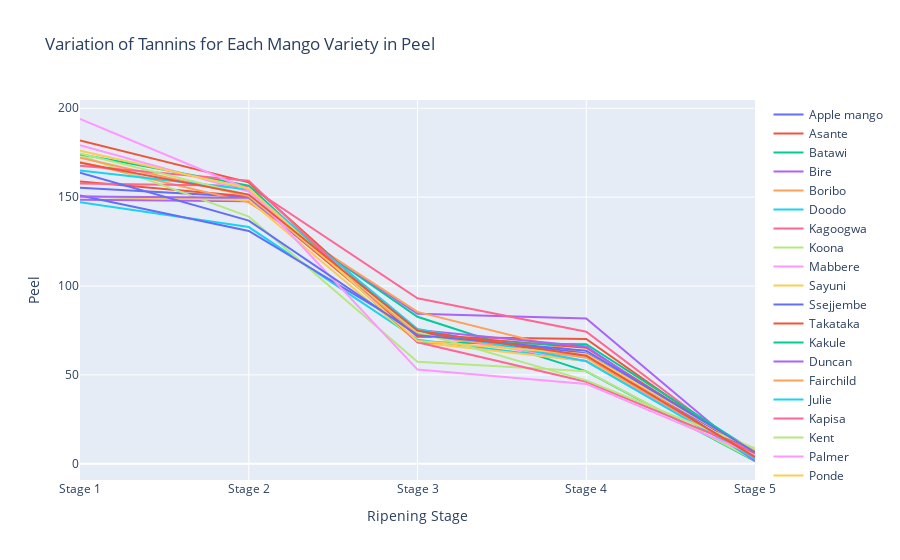

Notebook code for this chart:
### Code cell
# Create traces for each mango variety
traces = []
for variety in data['Mango variety'].unique():
    subset = data[data['Mango variety'] == variety]
    trace = go.Scatter(x=subset['Ripening stage'], y=subset['Peel'], mode='lines', name=variety)
    traces.append(trace)

# Create layout
layout = go.Layout(title='Variation of Tannins for Each Mango Variety in Peel',
                   xaxis=dict(title='Ripening Stage'),
                   yaxis=dict(title='Peel'))

# Create figure
fig = go.Figure(data=traces, layout=layout)

# Plot figure
pio.show(fig)

### Figure 1 — Plotly figure (JSON) as saved in the notebook; plotly's stock layout.template omitted (floating-point values rounded to 4 significant figures)
{"data": [{"mode": "lines", "name": "Apple mango", "type": "scatter", "x": ["Stage 1", "Stage 2", "Stage 3", "Stage 4", "Stage 5"], "y": [155.3, 150.1, 73.19, 60.73, 2.82]}, {"mode": "lines", "name": "Asante", "type": "scatter", "x": ["Stage 1", "Stage 2", "Stage 3", "Stage 4", "Stage 5"], "y": [158.8, 150.4, 71.46, 70.23, 3.58]}, {"mode": "lines", "name": "Batawi", "type": "scatter", "x": ["Stage 1", "Stage 2", "Stage 3", "Stage 4", "Stage 5"], "y": [150.4, 148.5, 82.73, 52.02, 1.59]}, {"mode": "lines", "name": "Bire", "type": "scatter", "x": ["Stage 1", "Stage 2", "Stage 3", "Stage 4", "Stage 5"], "y": [148.5, 147.6, 84.37, 81.77, 1.89]}, {"mode": "lines", "name": "Boribo", "type": "scatter", "x": ["Stage 1", "Stage 2", "Stage 3", "Stage 4", "Stage 5"], "y": [169.8, 147.1, 85.46, 61.77, 2.6]}, {"mode": "lines", "name": "Doodo", "type": "scatter", "x": ["Stage 1", "Stage 2", "Stage 3", "Stage 4", "Stage 5"], "y": [147.2, 133.2, 69.84, 57.89, 3.83]}, {"mode": "lines", "name": "Kagoogwa", "type": "scatter", "x": ["Stage 1", "Stage 2", "Stage 3", "Stage 4", "Stage 5"], "y": [157.6, 156.2, 93.12, 74.32, 2.76]}, {"mode": "lines", "name": "Koona", "type": "scatter", "x": ["Stage 1", "Stage 2", "Stage 3", "Stage 4", "Stage 5"], "y": [173.6, 139.0, 57.47, 52.08, 1.99]}, {"mode": "lines", "name": "Mabbere", "type": "scatter", "x": ["Stage 1", "Stage 2", "Stage 3", "Stage 4", "Stage 5"], "y": [179.3, 153.1, 73.19, 57.92, 3.56]}, {"mode": "lines", "name": "Sayuni", "type": "scatter", "x": ["Stage 1", "Stage 2", "Stage 3", "Stage 4", "Stage 5"], "y": [150.3, 148.4, 68.33, 57.79, 7.81]}, {"mode": "lines", "name": "Ssejjembe", "type": "scatter", "x": ["Stage 1", "Stage 2", "Stage 3", "Stage 4", "Stage 5"], "y": [150.9, 131.0, 73.96, 62.13, 5.69]}, {"mode": "lines", "name": "Takataka", "type": "scatter", "x": ["Stage 1", "Stage 2", "Stage 3", "Stage 4", "Stage 5"], "y": [181.9, 158.3, 72.99, 65.32, 5.46]}, {"mode": "lines", "name": "Kakule", "type": "scatter", "x": ["Stage 1", "Stage 2", "Stage 3", "Stage 4", "Stage 5"], "y": [174.2, 156.5, 68.44, 67.3, 6.62]}, {"mode": "lines", "name": "Duncan", "type": "scatter", "x": ["Stage 1", "Stage 2", "Stage 3", "Stage 4", "Stage 5"], "y": [150.4, 149.6, 75.31, 66.02, 1.67]}, {"mode": "lines", "name": "Fairchild", "type": "scatter", "x": ["Stage 1", "Stage 2", "Stage 3", "Stage 4", "Stage 5"], "y": [172.2, 150.6, 72.86, 59.72, 3.5]}, {"mode": "lines", "name": "Julie", "type": "scatter", "x": ["Stage 1", "Stage 2", "Stage 3", "Stage 4", "Stage 5"], "y": [165.0, 154.2, 75.79, 57.67, 2.77]}, {"mode": "lines", "name": "Kapisa", "type": "scatter", "x": ["Stage 1", "Stage 2", "Stage 3", "Stage 4", "Stage 5"], "y": [167.7, 159.2, 68.33, 46.16, 6.73]}, {"mode": "lines", "name": "Kent", "type": "scatter", "x": ["Stage 1", "Stage 2", "Stage 3", "Stage 4", "Stage 5"], "y": [174.6, 151.1, 74.15, 46.92, 8.77]}, {"mode": "lines", "name": "Palmer", "type": "scatter", "x": ["Stage 1", "Stage 2", "Stage 3", "Stage 4", "Stage 5"], "y": [193.9, 154.3, 53.01, 44.96, 4.85]}, {"mode": "lines", "name": "Ponde", "type": "scatter", "x": ["Stage 1", "Stage 2", "Stage 3", "Stage 4", "Stage 5"], "y": [176.1, 154.9, 69.07, 61.59, 6.82]}, {"mode": "lines", "name": "Seena", "type": "scatter", "x": ["Stage 1", "Stage 2", "Stage 3", "Stage 4", "Stage 5"], "y": [163.7, 136.8, 72.38, 63.57, 6.55]}, {"mode": "lines", "name": "Tommy atkin", "type": "scatter", "x": ["Stage 1", "Stage 2", "Stage 3", "Stage 4", "Stage 5"], "y": [169.4, 151.4, 74.92, 60.81, 3.83]}], "layout": {"autosize": true, "title": {"text": "Variation of Tannins for Each Mango Variety in Peel"}, "xaxis": {"autorange": true, "range": [0, 4], "title": {"text": "Ripening Stage"}, "type": "category"}, "yaxis": {"autorange": true, "range": [-9.097, 204.6], "title": {"text": "Peel"}, "type": "linear"}}}
